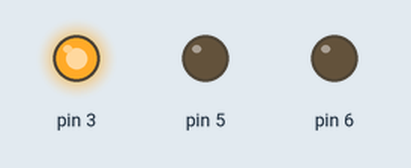
Recording of a sketch running on a simulated Arduino Uno, built with avr-gcc and run on an emulated ATmega328P. Parts: output pins drawn as LEDs (lit = HIGH).

Above: at 0.2 s.
At 0.7 s:
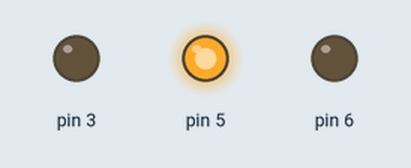
At 2.7 s:
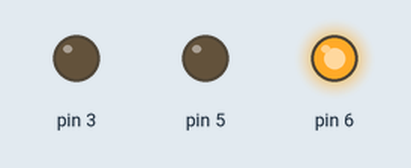
Timing chart, 0 to 3.5 s (numbered marks = the images above):
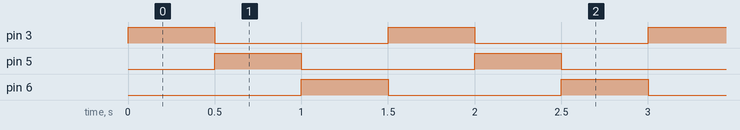

Measured:
- by itself, pin 3, pin 5, pin 6: alternates HIGH for 0.50 s and LOW for 1.0 s
- by itself, everything shown: repeats every 1.5 s, in 3 steps

The sketch:

week07_5_arduino_analogWrite_rgb_led.ino
```cpp
//week07_5_arduino_analogWrite_rgb_led
void setup() {
  pinMode(3, OUTPUT);
  pinMode(6, OUTPUT);
  pinMode(5, OUTPUT);
}
int a=0;
void loop() {
  analogWrite(6,0);
  analogWrite(3,255);
  delay(500);
  analogWrite(3,0);
  analogWrite(5,255);
  delay(500);
  analogWrite(5,0);
  analogWrite(6,255);
  delay(500);
}
```
